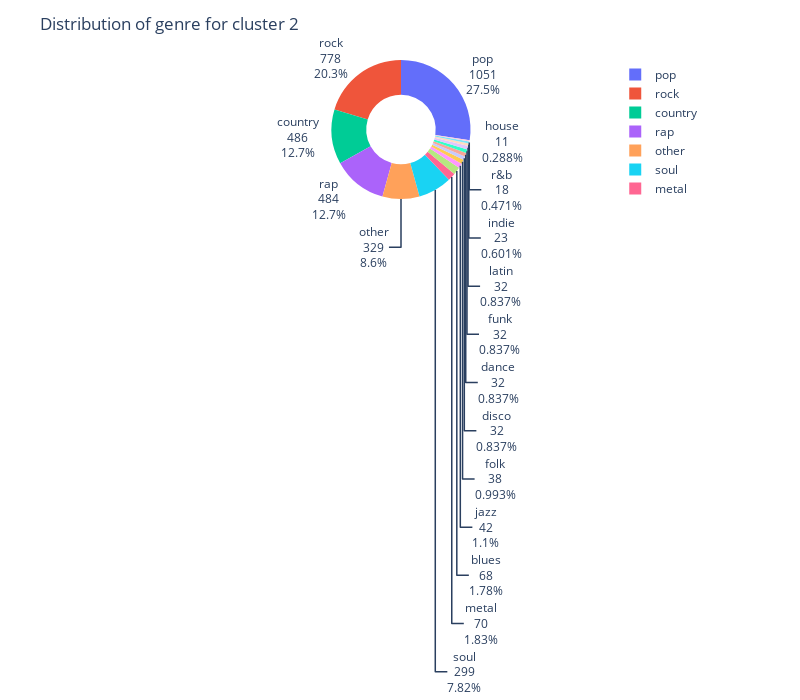

The code cell stored with this chart in its notebook:
### Code cell
plt.figure(figsize=(12,8))
fig0 = px.pie(c1234_df, values="c2", names=c1234_df.index,hole=0.5,width =800,height=700)
fig0.update_layout(title_text="Distribution of genre for cluster 2")
fig0.update_traces(textinfo='value+label+percent')
fig0.show()

### Figure 1 — Plotly figure (JSON) as saved in the notebook; plotly's stock layout.template omitted (floating-point values rounded to 4 significant figures)
{"data": [{"domain": {"x": [0, 1], "y": [0, 1]}, "hole": 0.5, "hovertemplate": "maingenere=%{label}<br>c2=%{value}<extra></extra>", "labels": ["pop", "rock", "other", "soul", "rap", "country", "disco", "jazz", "dance", "funk", "blues", "folk", "metal", "house", "r&b", "latin", "indie"], "legendgroup": "", "name": "", "showlegend": true, "textinfo": "value+label+percent", "type": "pie", "values": [1051, 778, 329, 299, 484, 486, 32, 42, 32, 32, 68, 38, 70, 11, 18, 32, 23]}], "layout": {"height": 700, "legend": {"tracegroupgap": 0}, "margin": {"t": 60}, "title": {"text": "Distribution of genre for cluster 2"}, "width": 800}}
